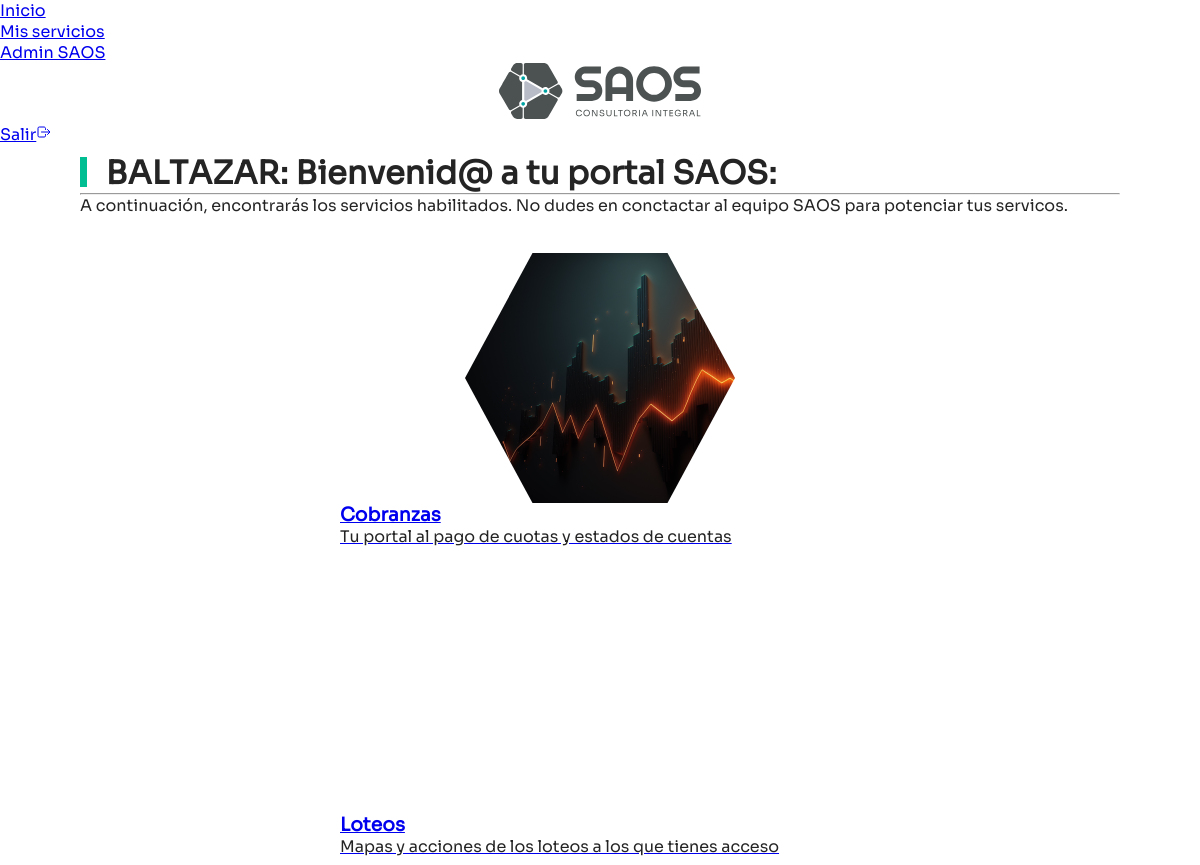
/dashboard (signed in), run on an earlier commit of the app's database.
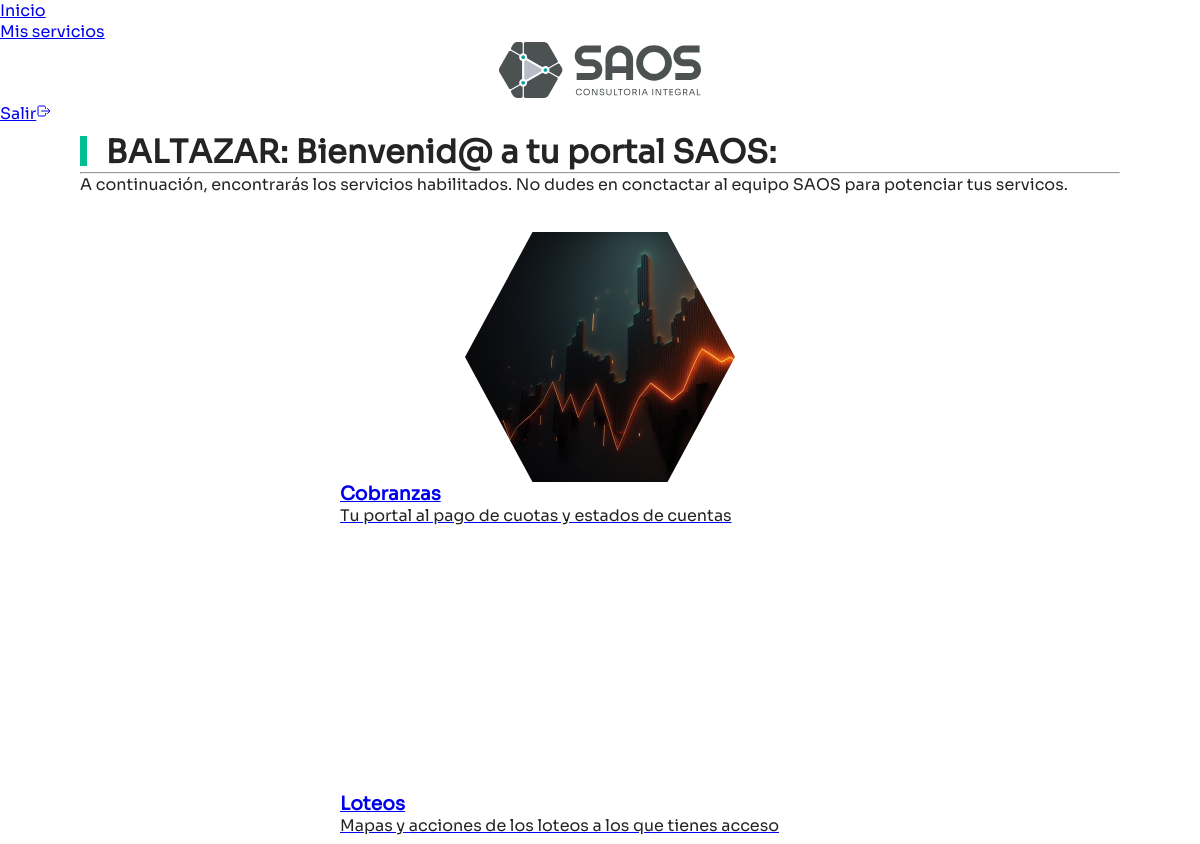
And on a later commit of the database.
### website/models.py (models this page shows)
class User(db.Model, UserMixin):
    id = db.Column(db.Integer, primary_key=True)
    email = db.Column(db.String(250), unique=True)
    password = db.Column(db.String(250))
    nombre = db.Column(db.String(250))
    apellido = db.Column(db.String(250))
    tipo = db.Column(db.String(250))
    fecha = db.Column(db.DateTime(timezone=True), default=func.now())
    cuotas = db.relationship('Cuotas', back_populates='user', lazy=True, cascade="all, delete-orphan")
    permits = db.relationship('Permit', back_populates='user', lazy=True, cascade="all, delete-orphan")

### website/views.py (the view)
@views.route('/dashboard')
@login_required
@tipo_usuario_aceptado({'user', 'admin'})
def dashboard():
    if current_user.is_authenticated:
        id = current_user.id
        permits = Permit.query.filter_by(user_id=id).first() #type: ignore
        cols = 0
        if permits:
            if permits.mapas == 'Si': #type: ignore
                cols += 1
            if permits.loteos == 'Si': #type: ignore
                cols += 1
            if permits.construccion == 'Si':#type: ignore
                cols += 1
        else:
            cols = 3
            permits = {}
            permits['mapas'] = 'Si'
            permits['loteos'] = 'Si'
            permits['construccion'] = 'Si'
    return render_template('user_dashboard.html', user=current_user, permits=permits, cols=cols)

### website/utils.py (called while the page is built)
def tipo_usuario_aceptado(tipo):
    def decorator(func):
        @wraps(func)
        def wrapper(*args, **kwargs):
            if not current_user.is_authenticated:
                abort(401)  # Usuario no autenticado
            if current_user.tipo not in tipo:
                abort(403)  # Usuario no tiene permiso
            return func(*args, **kwargs)
        return wrapper
    return decorator

### website/templates/user_dashboard.html (shortened to what this page needs)
{% extends "base.html" %} {% block title %}Bienvenido a SAOS{% endblock %}
{% block main_content %}
<div class="dash__div" style="padding: 0.5rem 5em;">
    <h1 class="uk-heading-bullet uk-font-default">
        <span class="uk-text-background">{{ current_user.nombre.upper() }}: Bienvenid@ a tu portal SAOS:</span>
        <hr>
    </h1>
    <p>A continuación, encontrarás los servicios habilitados. No dudes en conctactar al equipo SAOS para potenciar
        tus
        servicos.</p>
    <br>
    <div style="display:flex; justify-content: center;">
        <div class="uk-child-width-1-1@s uk-child-width-1-{{ cols }}@m uk-grid-small uk-grid-match" uk-grid
            style="{% if cols == 1 %} width: 25%; {% elif cols == 2 %} width: 50%; {% endif %}">
            <div>
                {% if permits.loteos == 'Si' %}
                <a href="/user_cuotas">
                    <div class="uk-card uk-card-hover">
                        <div class="uk-card-media-top" style="display:flex;justify-content: center;; padding-top:1rem;">
                            <div class="hexagon-container">
                                <img src="static/media/finance.jpg" width="" height="" alt="">
                            </div>
                        </div>
                        <div class="uk-card-body">
                            <h3 class="uk-card-title">Cobranzas</h3>
                            <p>Tu portal al pago de cuotas y estados de cuentas</p>
                        </div>
                    </div>
                </a>
                {%endif%}
            </div>
            <div>
                {% if permits.mapas == 'Si'%}
                <a href="/maps_users">
                    <div class="uk-card uk-card-hover">
                        <div class="uk-card-media-top" style="display:flex;justify-content: center;; padding-top:1rem;">
                            <div class="hexagon-container">
                            </div>
                        </div>
                        <div class="uk-card-body">
                            <h3 class="uk-card-title">Loteos</h3>
                            <p>Mapas y acciones de los loteos a los que tienes acceso</p>
                        </div>
                    </div>
                </a>
                {%endif%}
            </div>
        </div>
    </div>
    {% endblock %}

### website/templates/base.html (shortened to what this page needs)
<!DOCTYPE html>
<html>
<head>
    <link rel="stylesheet" href="https://cdn.jsdelivr.net/npm/uikit@3.19.2/dist/css/uikit.min.css" />
    <link rel="stylesheet" href="https://unpkg.com/leaflet@1.9.4/dist/leaflet.css"
 />
    <link rel="stylesheet" type="text/css" href="https://cdn.datatables.net/1.11.5/css/jquery.dataTables.min.css">
    <link rel="stylesheet" href="{{ url_for('static', filename='css/index.css')}}">
    <link rel="stylesheet" href="{{ url_for('static', filename='css/hexagon.css')}}">
</head>
<body>
    <nav class="uk-navbar-container">
        <div class="uk-container">
            <div uk-navbar>
                <div class="uk-navbar-left">
                    <ul class="uk-navbar-nav">
                        <li><a href="/">Inicio</a></li>
                        {% if user.is_authenticated %}
                        <li> <a href="/dashboard">Mis servicios</a> </li>
                        {%endif%}
                        {% if user.tipo == 'admin' %}
                        <li> <a href="/admindashboard">Admin SAOS</a> </li>
                        {%endif%}
                    </ul>
                </div>
                <div style="display:flex; align-items:center; justify-content:center; width:100%;">
                    <a class="uk-navbar-item uk-logo" href="https://saos.app/">
                        <img src="{{ url_for('static', filename='/media/saos-nuevo-negro.svg') }}"
                            style="height: 3.5rem; width:auto; display: inline-block;" alt="saos-logo">
                    </a>
                </div>
                <div class="uk-navbar-right">
                    <ul class="uk-navbar-nav">
                        {% if not user.is_authenticated %}
                        <li><a href="/login">Acceder</a></li>
                        {% else %}
                        <li><a href="/logout">Salir<ion-icon name="log-out-outline"></ion-icon></a></li>
                        {% endif %}
                    </ul>
                </div>
            </div>
        </div>
    </nav>
    <div class="container-all">
        {% block main_content %}{% endblock %}
    </div>
</body>
</html>

### website/static/css/index.css (style rules this page uses)
* { margin: 0; padding: 0; font-family: "Sora", sans-serif; }
.container-all { display: block; }
.uk-heading-bullet::before { content: ""; display: inline-block; position: relative; top: calc(-0.1 * 1em); vertical-align: middle; height: calc(4px + 0.8em); margin-right: calc(5px + 0.2em); border-left: calc(2px + 0.16em) solid #00be91; }
.dash__div, h1, p { color: #242424; }
.dash__div .uk-card { transition: transform 0.3s ease, z-index 0.3s ease; z-index: 1; }
.hexagon-container { width: 270px; height: 250px; position: relative; clip-path: polygon( 25% 0%, 75% 0%, 100% 50%, 75% 100%, 25% 100%, 0% 50%, 25% 0% ); }
.hexagon-container img { width: auto; height: 100%; }

What changed in the data, as far as the page shows it:
changed User "BALTAZAR": tipo "admin" → "user" (drawn)
Also different on the page:
text no longer shown: "Admin SAOS"
